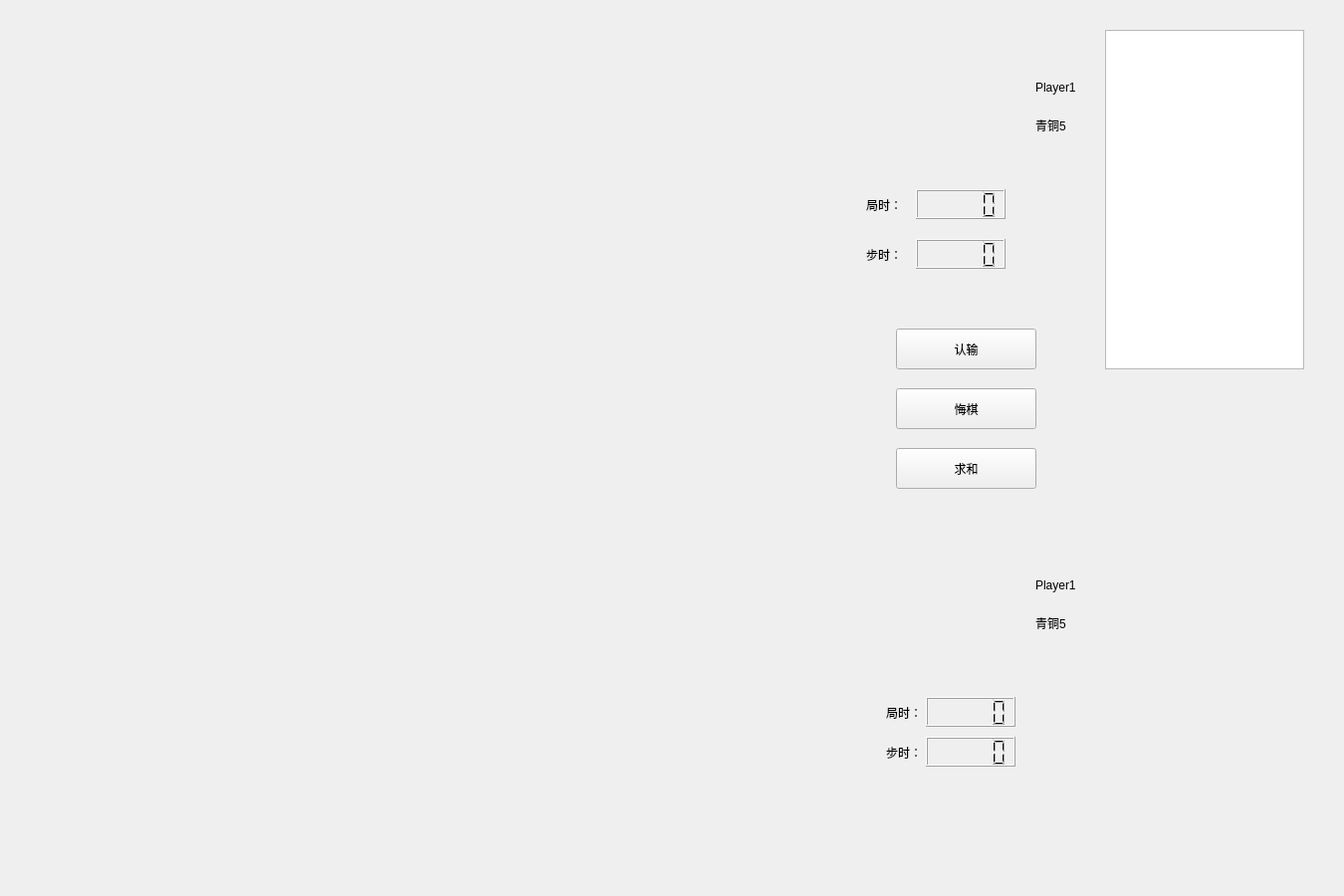
<?xml version="1.0" encoding="UTF-8"?>
<ui version="4.0">
 <class>WatchCheckGame</class>
 <widget class="QWidget" name="WatchCheckGame">
  <property name="geometry">
   <rect>
    <x>0</x>
    <y>0</y>
    <width>1350</width>
    <height>900</height>
   </rect>
  </property>
  <property name="windowTitle">
   <string>Form</string>
  </property>
  <widget class="QLCDNumber" name="P2_GameTime">
   <property name="geometry">
    <rect>
     <x>930</x>
     <y>700</y>
     <width>90</width>
     <height>30</height>
    </rect>
   </property>
  </widget>
  <widget class="QLabel" name="P2_check">
   <property name="geometry">
    <rect>
     <x>800</x>
     <y>580</y>
     <width>80</width>
     <height>80</height>
    </rect>
   </property>
   <property name="text">
    <string/>
   </property>
   <property name="pixmap">
    <pixmap resource="resource.qrc">:/Piece/rshuai.png</pixmap>
   </property>
  </widget>
  <widget class="QLabel" name="P1_check">
   <property name="geometry">
    <rect>
     <x>790</x>
     <y>80</y>
     <width>80</width>
     <height>80</height>
    </rect>
   </property>
   <property name="text">
    <string/>
   </property>
   <property name="pixmap">
    <pixmap resource="resource.qrc">:/Piece/bshuai.png</pixmap>
   </property>
  </widget>
  <widget class="QPushButton" name="RegretChess">
   <property name="geometry">
    <rect>
     <x>900</x>
     <y>390</y>
     <width>141</width>
     <height>41</height>
    </rect>
   </property>
   <property name="text">
    <string>悔棋</string>
   </property>
  </widget>
  <widget class="QLCDNumber" name="P1_StepTime">
   <property name="geometry">
    <rect>
     <x>920</x>
     <y>240</y>
     <width>90</width>
     <height>30</height>
    </rect>
   </property>
  </widget>
  <widget class="QLCDNumber" name="P2_StepTime">
   <property name="geometry">
    <rect>
     <x>930</x>
     <y>740</y>
     <width>90</width>
     <height>30</height>
    </rect>
   </property>
  </widget>
  <widget class="QListWidget" name="RecordBox">
   <property name="geometry">
    <rect>
     <x>1110</x>
     <y>30</y>
     <width>200</width>
     <height>341</height>
    </rect>
   </property>
  </widget>
  <widget class="QLabel" name="P2_Flag">
   <property name="geometry">
    <rect>
     <x>810</x>
     <y>680</y>
     <width>52</width>
     <height>100</height>
    </rect>
   </property>
   <property name="text">
    <string/>
   </property>
   <property name="pixmap">
    <pixmap resource="resource.qrc">:/resource/flag.png</pixmap>
   </property>
  </widget>
  <widget class="QPushButton" name="Summation">
   <property name="geometry">
    <rect>
     <x>900</x>
     <y>450</y>
     <width>141</width>
     <height>41</height>
    </rect>
   </property>
   <property name="text">
    <string>求和</string>
   </property>
  </widget>
  <widget class="QLabel" name="P2_Name">
   <property name="geometry">
    <rect>
     <x>1040</x>
     <y>580</y>
     <width>61</width>
     <height>16</height>
    </rect>
   </property>
   <property name="text">
    <string>Player1</string>
   </property>
  </widget>
  <widget class="QLabel" name="P1_Portrait">
   <property name="geometry">
    <rect>
     <x>910</x>
     <y>60</y>
     <width>100</width>
     <height>100</height>
    </rect>
   </property>
   <property name="text">
    <string/>
   </property>
   <property name="pixmap">
    <pixmap>:/pic/resource/bk.jpg</pixmap>
   </property>
  </widget>
  <widget class="QLabel" name="P2_Portrait">
   <property name="geometry">
    <rect>
     <x>910</x>
     <y>560</y>
     <width>100</width>
     <height>100</height>
    </rect>
   </property>
   <property name="text">
    <string/>
   </property>
   <property name="pixmap">
    <pixmap>:/pic/resource/bk.jpg</pixmap>
   </property>
  </widget>
  <widget class="QLCDNumber" name="P1_GameTime">
   <property name="geometry">
    <rect>
     <x>920</x>
     <y>190</y>
     <width>90</width>
     <height>30</height>
    </rect>
   </property>
  </widget>
  <widget class="QLabel" name="label_2">
   <property name="geometry">
    <rect>
     <x>870</x>
     <y>200</y>
     <width>54</width>
     <height>12</height>
    </rect>
   </property>
   <property name="text">
    <string>局时：</string>
   </property>
  </widget>
  <widget class="QLabel" name="P1_rank">
   <property name="geometry">
    <rect>
     <x>1040</x>
     <y>120</y>
     <width>54</width>
     <height>12</height>
    </rect>
   </property>
   <property name="text">
    <string>青铜5</string>
   </property>
  </widget>
  <widget class="QLabel" name="P2_rank">
   <property name="geometry">
    <rect>
     <x>1040</x>
     <y>620</y>
     <width>54</width>
     <height>12</height>
    </rect>
   </property>
   <property name="text">
    <string>青铜5</string>
   </property>
  </widget>
  <widget class="QLabel" name="P1_Flag">
   <property name="geometry">
    <rect>
     <x>800</x>
     <y>170</y>
     <width>52</width>
     <height>100</height>
    </rect>
   </property>
   <property name="layoutDirection">
    <enum>Qt::LeftToRight</enum>
   </property>
   <property name="text">
    <string/>
   </property>
   <property name="pixmap">
    <pixmap resource="resource.qrc">:/resource/flag.png</pixmap>
   </property>
  </widget>
  <widget class="QLabel" name="P1_Name">
   <property name="geometry">
    <rect>
     <x>1040</x>
     <y>80</y>
     <width>61</width>
     <height>16</height>
    </rect>
   </property>
   <property name="text">
    <string>Player1</string>
   </property>
  </widget>
  <widget class="QLabel" name="label_9">
   <property name="geometry">
    <rect>
     <x>890</x>
     <y>710</y>
     <width>54</width>
     <height>12</height>
    </rect>
   </property>
   <property name="text">
    <string>局时：</string>
   </property>
  </widget>
  <widget class="QLabel" name="label_10">
   <property name="geometry">
    <rect>
     <x>890</x>
     <y>750</y>
     <width>54</width>
     <height>12</height>
    </rect>
   </property>
   <property name="text">
    <string>步时：</string>
   </property>
  </widget>
  <widget class="QPushButton" name="AdaimDefeat">
   <property name="geometry">
    <rect>
     <x>900</x>
     <y>330</y>
     <width>141</width>
     <height>41</height>
    </rect>
   </property>
   <property name="text">
    <string>认输</string>
   </property>
  </widget>
  <widget class="QLabel" name="label_3">
   <property name="geometry">
    <rect>
     <x>870</x>
     <y>250</y>
     <width>54</width>
     <height>12</height>
    </rect>
   </property>
   <property name="text">
    <string>步时：</string>
   </property>
  </widget>
 </widget>
 <resources>
  <include location="resource.qrc"/>
 </resources>
 <connections/>
</ui>
